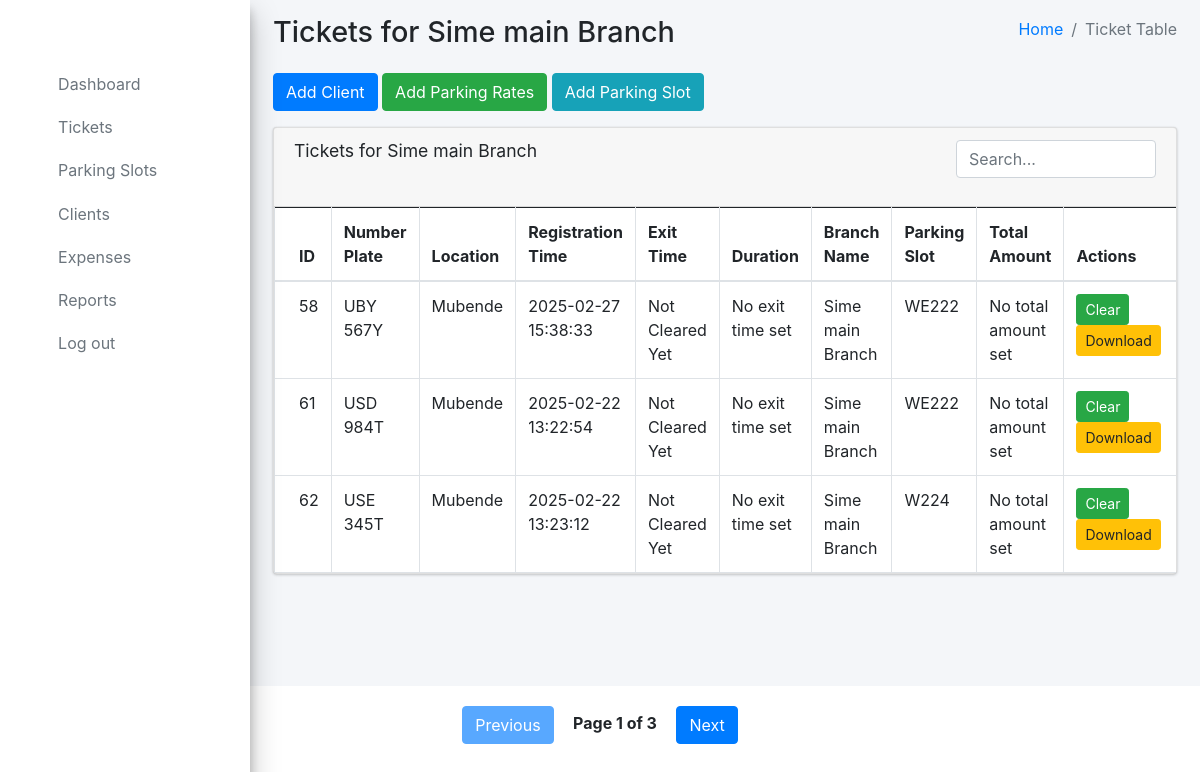
Page /branch/7/table (signed in) on the committed database.
### parkingMangtApp/models.py (models this page shows, shortened)
class Branch(models.Model):
    business = models.ForeignKey('Business', on_delete=models.CASCADE, related_name='branches')
    branch_name = models.CharField(max_length=255)
    location = models.TextField()
    contact_number = models.CharField(max_length=15)
    is_active = models.BooleanField(default=True)
    is_main_branch = models.BooleanField(default=False)
    created_by = models.ForeignKey(User, on_delete=models.SET_NULL, null=True, related_name='branches_created')
    created_at = models.DateTimeField(auto_now_add=True)
    manager = models.OneToOneField(User, on_delete=models.SET_NULL, null=True, blank=True, related_name='managed_branch')
    parking_slot_identifier = models.CharField(max_length=1, default='B')  # Default identifier for parking slots
    number_of_slots = models.PositiveIntegerField(default=50)  # Default number of parking slots

class ParkingTicket(models.Model):
    client = models.OneToOneField('Client', on_delete=models.CASCADE, related_name='ticket')
    parking_slot = models.ForeignKey('ParkingSlot', on_delete=models.SET_NULL, null=True, related_name='tickets')
    entry_time = models.DateTimeField(auto_now_add=True)
    exit_time = models.DateTimeField(null=True, blank=True)
    duration = models.IntegerField(null=True, blank=True)  # Store duration in minutes
    fee_to_pay = models.DecimalField(max_digits=10, decimal_places=2, null=True, blank=True)
    branch = models.ForeignKey('Branch', on_delete=models.CASCADE, related_name='tickets')
    payment_status = models.CharField(max_length=20, default="pending")

class Client(models.Model):
    branch = models.ForeignKey(Branch, on_delete=models.CASCADE, related_name='clients')  # Each client belongs to a branch
    vehicle_number_plate = models.CharField(max_length=50, unique=True)  # Ensure unique number plates
    created_at = models.DateTimeField(auto_now_add=True)
    registered_by = models.ForeignKey(User, on_delete=models.SET_NULL, null=True, related_name='clients_registered')

class ParkingSlot(models.Model):
    branch = models.ForeignKey(Branch, on_delete=models.CASCADE, related_name='parking_slots')  # Each slot belongs to a branch
    slot_number = models.CharField(max_length=50)  # Unique slot identifier per branch
    is_available = models.BooleanField(default=True)  # Whether the slot is available for parking
    created_at = models.DateTimeField(auto_now_add=True)
    created_by = models.ForeignKey(User, on_delete=models.SET_NULL, null=True, related_name='parking_slots_created')

### parkingMangtApp/views.py (the view)
# urls.py: path('branch/<int:branch_id>/table', views.branc_ticket_table_view, name='branc_ticket_table'),
@login_required
def branc_ticket_table_view(request, branch_id):
    branch = get_object_or_404(Branch, id=branch_id)
    rates = ParkingRate.objects.filter(branch=branch)
    total_tickets = ParkingTicket.objects.filter(branch=branch).count()
    total_slots = ParkingSlot.objects.filter(branch=branch).count()
    total_available_slots = ParkingSlot.objects.filter(branch=branch, is_available=True).count()
    total_clients = Client.objects.filter(branch=branch).count()
    tickets = ParkingTicket.objects.filter(branch=branch)
    context = {
        'rates': rates,
        'branch': branch,
        'total_tickets': total_tickets,
        'total_slots': total_slots,
        'total_available_slots': total_available_slots,
        'total_clients': total_clients,
        'tickets': tickets,  # Include tickets in the context
    }
    return render(request, 'SpecificBranch/ticket_table.html', context)

### templates/SpecificBranch/ticket_table.html (shortened to what this page needs)
{% extends 'SpecificBranch/base2.html' %}
{% block content %}
<div class="content-wrapper">
    <section class="content-header">
        {% include 'SpecificBranch/messages.html' %}
        <div class="container-fluid">
            <div class="row mb-2">
                <div class="col-sm-6">
                    <h1>Tickets for {{ branch.branch_name }}</h1>
                </div>
                <div class="col-sm-6">
                    <ol class="breadcrumb float-sm-right">
                        <li class="breadcrumb-item"><a href="{% url 'branch_detail22' branch.id %}">Home</a></li>
                        <li class="breadcrumb-item active">Ticket Table</li>
                    </ol>
                </div>
            </div>
        </div>
    </section>
<section class="content">
    <div class="container-fluid">
        <div class="mb-3">
            <button type="button" class="btn btn-primary" data-toggle="modal" data-target="#addClientModal">
                Add Client
            </button>
            <button type="button" class="btn btn-success" data-toggle="modal" data-target="#addParkingRateModal">
                Add Parking Rates
            </button>
            <button type="button" class="btn btn-info" data-toggle="modal" data-target="#addParkingSlotModal">
                Add Parking Slot
            </button>
        </div>
        <div class="row">
            <div class="col-12">
                <div class="card">
                    <div class="card-header">
                        <h3 class="card-title">Tickets for {{ branch.branch_name }}</h3>
                        <div class="mb-3 text-right">
                            <input type="text" id="searchInput" class="form-control" placeholder="Search..." style="width: 200px; display: inline-block;">
                        </div>
                    </div>
                    <div class="card-body table-responsive p-0">
                        <table class="table table-bordered table-hover">
                            <thead>
                                <tr>
                                    <th>ID</th>
                                    <th>Number Plate</th>
                                    <th>Location</th>
                                    <th>Registration Time</th>
                                    <th>Exit Time</th>
                                    <th>Duration</th>
                                    <th>Branch Name</th>
                                    <th>Parking Slot</th>
                                    <th>Total Amount</th>
                                    <th>Actions</th>
                                </tr>
                            </thead>
                            <tbody>
                                {% for ticket in tickets %}
                                    {% if not ticket.exit_time %}
                                        <tr>
                                            <td>{{ ticket.id }}</td>
                                            <td>{{ ticket.client.vehicle_number_plate }}</td>
                                            <td>{{ ticket.branch.location }}</td>
                                            <td>{{ ticket.entry_time|date:"Y-m-d H:i:s" }}</td>
                                            <td>Not Cleared Yet</td>
                                            <td>No exit time set</td>
                                            <td>{{ ticket.branch.branch_name }}</td>
                                            <td>{{ ticket.parking_slot.slot_number }}</td>
                                            <td>No total amount set</td>
                                            <td>
                                                <button class="btn btn-sm btn-success" onclick="checTicket('{{ ticket.id }}', '{{ ticket.branch.id }}')">Clear</button>
                                                <a href="{% url 'download_ticket' ticket.id %}" class="btn btn-sm btn-warning">Download</a>
                                            </td>
                                        </tr>
                                    {% endif %}
                                {% endfor %}
                            </tbody>
                        </table>
                    </div>
                </div>
            </div>
        </div>
    </div>
</section>
</div>
<div class="pagination-controls">
    <button id="prevPage" class="btn btn-primary">Previous</button>
    <span id="pageInfo"></span>
    <button id="nextPage" class="btn btn-primary">Next</button>
</div>
{% endblock %}

### templates/SpecificBranch/ticket_table.html (style rules this page uses)
.pagination-controls { margin-top: 20px; text-align: center; }
.pagination-controls button { margin: 0 5px; }
.pagination-controls span { margin: 0 10px; font-weight: bold; }

### rows in the picture
Branch: branch_name "Sime main Branch"
ParkingTicket: id "58", client.vehicle_number_plate "UBY 567Y", branch.location "Mubende", entry_time "2025-02-27 15:38:33", branch.branch_name "Sime main Branch", parking_slot.slot_number "WE222"
ParkingTicket: id "61", client.vehicle_number_plate "USD 984T", branch.location "Mubende", entry_time "2025-02-22 13:22:54", branch.branch_name "Sime main Branch", parking_slot.slot_number "WE222"
ParkingTicket: id "62", client.vehicle_number_plate "USE 345T", branch.location "Mubende", entry_time "2025-02-22 13:23:12", branch.branch_name "Sime main Branch", parking_slot.slot_number "W224"
